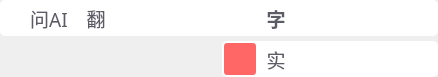
<?xml version="1.0" encoding="UTF-8"?>
<ui version="4.0">
 <class>BtnBar</class>
 <widget class="QWidget" name="BtnBar">
  <property name="geometry">
   <rect>
    <x>0</x>
    <y>0</y>
    <width>436</width>
    <height>77</height>
   </rect>
  </property>
  <property name="sizePolicy">
   <sizepolicy hsizetype="Preferred" vsizetype="Preferred">
    <horstretch>0</horstretch>
    <verstretch>0</verstretch>
   </sizepolicy>
  </property>
  <property name="minimumSize">
   <size>
    <width>0</width>
    <height>77</height>
   </size>
  </property>
  <property name="maximumSize">
   <size>
    <width>16777215</width>
    <height>999</height>
   </size>
  </property>
  <property name="windowTitle">
   <string>BtnBar</string>
  </property>
  <property name="styleSheet">
   <string notr="true">* {
	color: #5c5c66;
}

#widget_3,
#widget_22
{
	border-radius: 5px;
	background-color: white;
}

QPushButton
{
	background-color: transparent;
	border-radius: 3px;
}

QPushButton:hover
{
	background-color: rgba(0, 0, 0, .2);
}

#btn_color
{
	background-color: #ff6666;
}</string>
  </property>
  <layout class="QHBoxLayout" name="horizontalLayout_4">
   <property name="spacing">
    <number>0</number>
   </property>
   <property name="leftMargin">
    <number>0</number>
   </property>
   <property name="topMargin">
    <number>0</number>
   </property>
   <property name="rightMargin">
    <number>0</number>
   </property>
   <property name="bottomMargin">
    <number>0</number>
   </property>
   <item>
    <spacer name="horizontalSpacer">
     <property name="orientation">
      <enum>Qt::Horizontal</enum>
     </property>
     <property name="sizeHint" stdset="0">
      <size>
       <width>1</width>
       <height>20</height>
      </size>
     </property>
    </spacer>
   </item>
   <item>
    <widget class="QWidget" name="widget" native="true">
     <layout class="QVBoxLayout" name="verticalLayout">
      <property name="spacing">
       <number>0</number>
      </property>
      <property name="leftMargin">
       <number>0</number>
      </property>
      <property name="topMargin">
       <number>0</number>
      </property>
      <property name="rightMargin">
       <number>0</number>
      </property>
      <property name="bottomMargin">
       <number>0</number>
      </property>
      <item>
       <widget class="QWidget" name="widget_3" native="true">
        <property name="minimumSize">
         <size>
          <width>0</width>
          <height>36</height>
         </size>
        </property>
        <property name="maximumSize">
         <size>
          <width>16777215</width>
          <height>36</height>
         </size>
        </property>
        <layout class="QHBoxLayout" name="horizontalLayout">
         <property name="spacing">
          <number>4</number>
         </property>
         <property name="leftMargin">
          <number>10</number>
         </property>
         <property name="topMargin">
          <number>2</number>
         </property>
         <property name="rightMargin">
          <number>2</number>
         </property>
         <property name="bottomMargin">
          <number>2</number>
         </property>
         <item>
          <widget class="QLabel" name="label_size">
           <property name="minimumSize">
            <size>
             <width>0</width>
             <height>0</height>
            </size>
           </property>
           <property name="maximumSize">
            <size>
             <width>16777215</width>
             <height>16777215</height>
            </size>
           </property>
           <property name="font">
            <font>
             <family>Microsoft YaHei UI</family>
             <pointsize>10</pointsize>
            </font>
           </property>
           <property name="text">
            <string/>
           </property>
          </widget>
         </item>
         <item>
          <widget class="QPushButton" name="btn_ask_ai">
           <property name="minimumSize">
            <size>
             <width>54</width>
             <height>32</height>
            </size>
           </property>
           <property name="maximumSize">
            <size>
             <width>54</width>
             <height>32</height>
            </size>
           </property>
           <property name="font">
            <font>
             <family>黑体</family>
             <pointsize>14</pointsize>
            </font>
           </property>
           <property name="text">
            <string>问AI</string>
           </property>
          </widget>
         </item>
         <item>
          <widget class="QPushButton" name="btn_translate">
           <property name="sizePolicy">
            <sizepolicy hsizetype="Minimum" vsizetype="Expanding">
             <horstretch>0</horstretch>
             <verstretch>0</verstretch>
            </sizepolicy>
           </property>
           <property name="minimumSize">
            <size>
             <width>32</width>
             <height>0</height>
            </size>
           </property>
           <property name="maximumSize">
            <size>
             <width>32</width>
             <height>16777215</height>
            </size>
           </property>
           <property name="font">
            <font>
             <family>黑体</family>
             <pointsize>14</pointsize>
            </font>
           </property>
           <property name="text">
            <string>翻</string>
           </property>
          </widget>
         </item>
         <item>
          <widget class="QPushButton" name="btn_rect">
           <property name="sizePolicy">
            <sizepolicy hsizetype="Minimum" vsizetype="Expanding">
             <horstretch>0</horstretch>
             <verstretch>0</verstretch>
            </sizepolicy>
           </property>
           <property name="minimumSize">
            <size>
             <width>32</width>
             <height>0</height>
            </size>
           </property>
           <property name="maximumSize">
            <size>
             <width>32</width>
             <height>16777215</height>
            </size>
           </property>
           <property name="toolTip">
            <string>画矩形框</string>
           </property>
           <property name="text">
            <string/>
           </property>
           <property name="icon">
            <iconset resource="../res/res.qrc">
             <normaloff>:/svgs/rect.svg</normaloff>:/svgs/rect.svg</iconset>
           </property>
           <property name="iconSize">
            <size>
             <width>20</width>
             <height>20</height>
            </size>
           </property>
           <property name="flat">
            <bool>true</bool>
           </property>
          </widget>
         </item>
         <item>
          <widget class="QPushButton" name="btn_line">
           <property name="sizePolicy">
            <sizepolicy hsizetype="Minimum" vsizetype="Expanding">
             <horstretch>0</horstretch>
             <verstretch>0</verstretch>
            </sizepolicy>
           </property>
           <property name="minimumSize">
            <size>
             <width>32</width>
             <height>0</height>
            </size>
           </property>
           <property name="maximumSize">
            <size>
             <width>32</width>
             <height>16777215</height>
            </size>
           </property>
           <property name="toolTip">
            <string>画直线</string>
           </property>
           <property name="text">
            <string/>
           </property>
           <property name="icon">
            <iconset resource="../res/res.qrc">
             <normaloff>:/svgs/line2.svg</normaloff>:/svgs/line2.svg</iconset>
           </property>
           <property name="iconSize">
            <size>
             <width>20</width>
             <height>20</height>
            </size>
           </property>
           <property name="flat">
            <bool>true</bool>
           </property>
          </widget>
         </item>
         <item>
          <widget class="QPushButton" name="btn_arrow">
           <property name="sizePolicy">
            <sizepolicy hsizetype="Minimum" vsizetype="Expanding">
             <horstretch>0</horstretch>
             <verstretch>0</verstretch>
            </sizepolicy>
           </property>
           <property name="minimumSize">
            <size>
             <width>32</width>
             <height>0</height>
            </size>
           </property>
           <property name="maximumSize">
            <size>
             <width>32</width>
             <height>16777215</height>
            </size>
           </property>
           <property name="toolTip">
            <string>画箭头</string>
           </property>
           <property name="text">
            <string/>
           </property>
           <property name="icon">
            <iconset resource="../res/res.qrc">
             <normaloff>:/svgs/arrow.svg</normaloff>:/svgs/arrow.svg</iconset>
           </property>
           <property name="iconSize">
            <size>
             <width>24</width>
             <height>24</height>
            </size>
           </property>
           <property name="flat">
            <bool>true</bool>
           </property>
          </widget>
         </item>
         <item>
          <widget class="QPushButton" name="btn_pen">
           <property name="sizePolicy">
            <sizepolicy hsizetype="Minimum" vsizetype="Expanding">
             <horstretch>0</horstretch>
             <verstretch>0</verstretch>
            </sizepolicy>
           </property>
           <property name="minimumSize">
            <size>
             <width>32</width>
             <height>0</height>
            </size>
           </property>
           <property name="maximumSize">
            <size>
             <width>32</width>
             <height>16777215</height>
            </size>
           </property>
           <property name="toolTip">
            <string>画笔</string>
           </property>
           <property name="text">
            <string/>
           </property>
           <property name="icon">
            <iconset resource="../res/res.qrc">
             <normaloff>:/svgs/pen.svg</normaloff>:/svgs/pen.svg</iconset>
           </property>
           <property name="iconSize">
            <size>
             <width>24</width>
             <height>24</height>
            </size>
           </property>
           <property name="flat">
            <bool>true</bool>
           </property>
          </widget>
         </item>
         <item>
          <widget class="QPushButton" name="btn_text">
           <property name="sizePolicy">
            <sizepolicy hsizetype="Minimum" vsizetype="Expanding">
             <horstretch>0</horstretch>
             <verstretch>0</verstretch>
            </sizepolicy>
           </property>
           <property name="minimumSize">
            <size>
             <width>32</width>
             <height>0</height>
            </size>
           </property>
           <property name="maximumSize">
            <size>
             <width>32</width>
             <height>16777215</height>
            </size>
           </property>
           <property name="font">
            <font>
             <family>黑体</family>
             <pointsize>14</pointsize>
             <weight>75</weight>
             <bold>true</bold>
            </font>
           </property>
           <property name="toolTip">
            <string>画文字</string>
           </property>
           <property name="text">
            <string>字</string>
           </property>
           <property name="iconSize">
            <size>
             <width>24</width>
             <height>24</height>
            </size>
           </property>
           <property name="flat">
            <bool>true</bool>
           </property>
          </widget>
         </item>
         <item>
          <widget class="QPushButton" name="btn_close">
           <property name="sizePolicy">
            <sizepolicy hsizetype="Minimum" vsizetype="Expanding">
             <horstretch>0</horstretch>
             <verstretch>0</verstretch>
            </sizepolicy>
           </property>
           <property name="minimumSize">
            <size>
             <width>32</width>
             <height>0</height>
            </size>
           </property>
           <property name="maximumSize">
            <size>
             <width>32</width>
             <height>16777215</height>
            </size>
           </property>
           <property name="toolTip">
            <string>关闭 Q</string>
           </property>
           <property name="text">
            <string/>
           </property>
           <property name="icon">
            <iconset resource="../res/res.qrc">
             <normaloff>:/svgs/close.svg</normaloff>:/svgs/close.svg</iconset>
           </property>
           <property name="iconSize">
            <size>
             <width>20</width>
             <height>20</height>
            </size>
           </property>
           <property name="flat">
            <bool>true</bool>
           </property>
          </widget>
         </item>
         <item>
          <widget class="QPushButton" name="btn_fixed">
           <property name="sizePolicy">
            <sizepolicy hsizetype="Minimum" vsizetype="Expanding">
             <horstretch>0</horstretch>
             <verstretch>0</verstretch>
            </sizepolicy>
           </property>
           <property name="minimumSize">
            <size>
             <width>32</width>
             <height>0</height>
            </size>
           </property>
           <property name="maximumSize">
            <size>
             <width>32</width>
             <height>16777215</height>
            </size>
           </property>
           <property name="toolTip">
            <string>置顶 T</string>
           </property>
           <property name="text">
            <string/>
           </property>
           <property name="icon">
            <iconset resource="../res/res.qrc">
             <normaloff>:/svgs/fixed.svg</normaloff>:/svgs/fixed.svg</iconset>
           </property>
           <property name="iconSize">
            <size>
             <width>24</width>
             <height>24</height>
            </size>
           </property>
           <property name="flat">
            <bool>true</bool>
           </property>
          </widget>
         </item>
         <item>
          <widget class="QPushButton" name="btn_save">
           <property name="sizePolicy">
            <sizepolicy hsizetype="Minimum" vsizetype="Expanding">
             <horstretch>0</horstretch>
             <verstretch>0</verstretch>
            </sizepolicy>
           </property>
           <property name="minimumSize">
            <size>
             <width>32</width>
             <height>0</height>
            </size>
           </property>
           <property name="maximumSize">
            <size>
             <width>32</width>
             <height>16777215</height>
            </size>
           </property>
           <property name="toolTip">
            <string>保存 S</string>
           </property>
           <property name="text">
            <string/>
           </property>
           <property name="icon">
            <iconset resource="../res/res.qrc">
             <normaloff>:/svgs/save.svg</normaloff>:/svgs/save.svg</iconset>
           </property>
           <property name="iconSize">
            <size>
             <width>24</width>
             <height>24</height>
            </size>
           </property>
           <property name="flat">
            <bool>true</bool>
           </property>
          </widget>
         </item>
         <item>
          <widget class="QPushButton" name="btn_copy">
           <property name="sizePolicy">
            <sizepolicy hsizetype="Minimum" vsizetype="Expanding">
             <horstretch>0</horstretch>
             <verstretch>0</verstretch>
            </sizepolicy>
           </property>
           <property name="minimumSize">
            <size>
             <width>32</width>
             <height>0</height>
            </size>
           </property>
           <property name="maximumSize">
            <size>
             <width>32</width>
             <height>16777215</height>
            </size>
           </property>
           <property name="toolTip">
            <string>复制 C</string>
           </property>
           <property name="text">
            <string/>
           </property>
           <property name="icon">
            <iconset resource="../res/res.qrc">
             <normaloff>:/svgs/copy.svg</normaloff>:/svgs/copy.svg</iconset>
           </property>
           <property name="iconSize">
            <size>
             <width>24</width>
             <height>24</height>
            </size>
           </property>
           <property name="flat">
            <bool>true</bool>
           </property>
          </widget>
         </item>
        </layout>
       </widget>
      </item>
      <item>
       <widget class="QWidget" name="widget_2" native="true">
        <property name="minimumSize">
         <size>
          <width>0</width>
          <height>41</height>
         </size>
        </property>
        <property name="maximumSize">
         <size>
          <width>16777215</width>
          <height>41</height>
         </size>
        </property>
        <layout class="QHBoxLayout" name="horizontalLayout_3">
         <property name="spacing">
          <number>0</number>
         </property>
         <property name="leftMargin">
          <number>0</number>
         </property>
         <property name="topMargin">
          <number>5</number>
         </property>
         <property name="rightMargin">
          <number>0</number>
         </property>
         <property name="bottomMargin">
          <number>0</number>
         </property>
         <item>
          <spacer name="horizontalSpacer_2">
           <property name="orientation">
            <enum>Qt::Horizontal</enum>
           </property>
           <property name="sizeType">
            <enum>QSizePolicy::Expanding</enum>
           </property>
           <property name="sizeHint" stdset="0">
            <size>
             <width>40</width>
             <height>20</height>
            </size>
           </property>
          </spacer>
         </item>
         <item>
          <widget class="QWidget" name="widget_22" native="true">
           <property name="minimumSize">
            <size>
             <width>0</width>
             <height>0</height>
            </size>
           </property>
           <layout class="QHBoxLayout" name="horizontalLayout_2">
            <property name="spacing">
             <number>4</number>
            </property>
            <property name="leftMargin">
             <number>2</number>
            </property>
            <property name="topMargin">
             <number>2</number>
            </property>
            <property name="rightMargin">
             <number>2</number>
            </property>
            <property name="bottomMargin">
             <number>2</number>
            </property>
            <item>
             <widget class="QPushButton" name="btn_color">
              <property name="sizePolicy">
               <sizepolicy hsizetype="Minimum" vsizetype="Expanding">
                <horstretch>0</horstretch>
                <verstretch>0</verstretch>
               </sizepolicy>
              </property>
              <property name="minimumSize">
               <size>
                <width>32</width>
                <height>0</height>
               </size>
              </property>
              <property name="maximumSize">
               <size>
                <width>32</width>
                <height>16777215</height>
               </size>
              </property>
              <property name="cursor">
               <cursorShape>PointingHandCursor</cursorShape>
              </property>
              <property name="text">
               <string/>
              </property>
              <property name="flat">
               <bool>true</bool>
              </property>
             </widget>
            </item>
            <item>
             <widget class="QPushButton" name="btn_line0">
              <property name="sizePolicy">
               <sizepolicy hsizetype="Minimum" vsizetype="Expanding">
                <horstretch>0</horstretch>
                <verstretch>0</verstretch>
               </sizepolicy>
              </property>
              <property name="minimumSize">
               <size>
                <width>32</width>
                <height>0</height>
               </size>
              </property>
              <property name="maximumSize">
               <size>
                <width>32</width>
                <height>16777215</height>
               </size>
              </property>
              <property name="font">
               <font>
                <family>黑体</family>
                <pointsize>14</pointsize>
               </font>
              </property>
              <property name="text">
               <string>实</string>
              </property>
             </widget>
            </item>
            <item>
             <widget class="QPushButton" name="btn_line1">
              <property name="sizePolicy">
               <sizepolicy hsizetype="Minimum" vsizetype="Expanding">
                <horstretch>0</horstretch>
                <verstretch>0</verstretch>
               </sizepolicy>
              </property>
              <property name="minimumSize">
               <size>
                <width>32</width>
                <height>0</height>
               </size>
              </property>
              <property name="maximumSize">
               <size>
                <width>32</width>
                <height>16777215</height>
               </size>
              </property>
              <property name="text">
               <string/>
              </property>
              <property name="icon">
               <iconset resource="../res/res.qrc">
                <normaloff>:/svgs/line1.svg</normaloff>:/svgs/line1.svg</iconset>
              </property>
              <property name="iconSize">
               <size>
                <width>24</width>
                <height>24</height>
               </size>
              </property>
              <property name="flat">
               <bool>true</bool>
              </property>
             </widget>
            </item>
            <item>
             <widget class="QPushButton" name="btn_line2">
              <property name="sizePolicy">
               <sizepolicy hsizetype="Minimum" vsizetype="Expanding">
                <horstretch>0</horstretch>
                <verstretch>0</verstretch>
               </sizepolicy>
              </property>
              <property name="minimumSize">
               <size>
                <width>32</width>
                <height>0</height>
               </size>
              </property>
              <property name="maximumSize">
               <size>
                <width>32</width>
                <height>16777215</height>
               </size>
              </property>
              <property name="text">
               <string/>
              </property>
              <property name="icon">
               <iconset resource="../res/res.qrc">
                <normaloff>:/svgs/line2.svg</normaloff>:/svgs/line2.svg</iconset>
              </property>
              <property name="iconSize">
               <size>
                <width>24</width>
                <height>24</height>
               </size>
              </property>
              <property name="flat">
               <bool>true</bool>
              </property>
             </widget>
            </item>
            <item>
             <widget class="QPushButton" name="btn_line3">
              <property name="sizePolicy">
               <sizepolicy hsizetype="Minimum" vsizetype="Expanding">
                <horstretch>0</horstretch>
                <verstretch>0</verstretch>
               </sizepolicy>
              </property>
              <property name="minimumSize">
               <size>
                <width>32</width>
                <height>0</height>
               </size>
              </property>
              <property name="maximumSize">
               <size>
                <width>32</width>
                <height>16777215</height>
               </size>
              </property>
              <property name="text">
               <string/>
              </property>
              <property name="icon">
               <iconset resource="../res/res.qrc">
                <normaloff>:/svgs/line3.svg</normaloff>:/svgs/line3.svg</iconset>
              </property>
              <property name="iconSize">
               <size>
                <width>24</width>
                <height>24</height>
               </size>
              </property>
              <property name="flat">
               <bool>true</bool>
              </property>
             </widget>
            </item>
            <item>
             <widget class="QPushButton" name="btn_line4">
              <property name="sizePolicy">
               <sizepolicy hsizetype="Minimum" vsizetype="Expanding">
                <horstretch>0</horstretch>
                <verstretch>0</verstretch>
               </sizepolicy>
              </property>
              <property name="minimumSize">
               <size>
                <width>32</width>
                <height>0</height>
               </size>
              </property>
              <property name="maximumSize">
               <size>
                <width>32</width>
                <height>16777215</height>
               </size>
              </property>
              <property name="text">
               <string/>
              </property>
              <property name="icon">
               <iconset resource="../res/res.qrc">
                <normaloff>:/svgs/line4.svg</normaloff>:/svgs/line4.svg</iconset>
              </property>
              <property name="iconSize">
               <size>
                <width>24</width>
                <height>24</height>
               </size>
              </property>
              <property name="flat">
               <bool>true</bool>
              </property>
             </widget>
            </item>
           </layout>
          </widget>
         </item>
        </layout>
       </widget>
      </item>
      <item>
       <spacer name="verticalSpacer">
        <property name="orientation">
         <enum>Qt::Vertical</enum>
        </property>
        <property name="sizeHint" stdset="0">
         <size>
          <width>20</width>
          <height>40</height>
         </size>
        </property>
       </spacer>
      </item>
     </layout>
    </widget>
   </item>
  </layout>
 </widget>
 <layoutdefault spacing="6" margin="11"/>
 <resources>
  <include location="../res/res.qrc"/>
 </resources>
 <connections/>
</ui>
